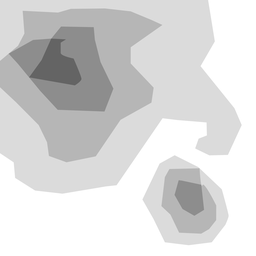
#> input picture docs/img/land.png, 256 x 256 px, shrunk from 1060 x 1060 before the run
$ python land.py
#> lines starting #> are read from the running program, lines starting #| are printed output that depends on the picture
### voxelmap/main.py
'''
VOXELMAP
A Python library for making voxel models from NumPy arrays.
Andrew Garcia, 2022 - beyond

'''
import numpy as np
import matplotlib.pyplot as plt
# This import registers the 3D projection, but is otherwise unused.
from mpl_toolkits.mplot3d import Axes3D  # noqa: F401 unused import
from matplotlib import cm
from matplotlib import colors
import matplotlib.image as mpimg

import pandas

import pyvista

import cv2
from scipy.spatial import ConvexHull
from voxelmap.annex import *

# from scipy.spatial import Delaunay

# [42 lines left out: functions SectorHull, binarize, not called in this run]


class Model:

    def __init__(self, array=[],file=''):
        '''Model structure. Calls `3-D` array to process into 3-D model.

        Parameters
        ----------
        array : np.array(int)
            array of the third-order populated with discrete, non-zero integers which may represent a voxel block type
        file : str
            file name and/or path for image file
        hashblocks : dict[int]{str, float }
            a dictionary for which the keys are the integer values on the discrete arrays (above) an the values are the color (str) for the specific key and the alpha for the voxel object (float)
        colormap : < matplotlib.cm object >
            colormap to use for voxel coloring if coloring kwarg in Model.draw method is not voxels. Default: cm.cool
        alphacm : float
            alpha transparency of voxels if colormap option is chosen. default: opaque colormap (alpha=1)

        -- FOR FILE PROCESSING --

        file : str
            file name a/or path for goxel txt file

        -- FOR XYZ COORDINATE ARRAY PROCESSING --

        XYZ : np.array(float )
            an array containing the x,y,z coordinates of shape `number_voxel-locations` x 3 [for each x y z]
        RGB : list[str]
            a list for the colors of every voxels in xyz array (length: `number_voxel-locations`)
        sparsity : float
            a factor to separate the relative distance between each voxel (default:10.0 [> 50.0 may have memory limitations])
        '''
#> called with file = '../docs/img/land.png'
        self.file = file
        self.array = mpimg.imread(self.file) if file != '' else array   # array of third-order (3-D)
#> self.array is the input picture: shape (256, 256, 4) float32; mean R, G, B, A 0.849, 0.849, 0.849, 1
        self.make_intensity() if file != '' else None

        self.hashblocks = {}        # start with empty voxel-color dictionary
        self.colormap = cm.cool     # default: cool colormap
        self.alphacm = 1            # default: opaque colormap (alpha=1)

        # self.file = 'placeholder.txt'
        self.objfile = 'scene.obj'
        self.XYZ = []
        self.RGB = []
        self.sparsity = 10.0


    # [23 lines left out: function resize_intensity, not called in this run]


    def make_intensity(self):
        '''Turn image into intensity matrix i.e. matrix with pixel intensities. Outputs self.array as mutable matrix to contain relative pixel intensities in int levels [for file if specified]
        '''
        # if self.array == []:
        #     self.array = mpimg.imread(self.file)       #load image

        'Use CCIR 601 luma to convert RGB image to rel. grayscale 2-D matrix (https://en.wikipedia.org/wiki/Luma_(video)) '
        color_weights = [0.299,0.587,0.114]
        intensity = np.sum([self.array[:,:,i]*color_weights[i] for i in range(3)],0)*100
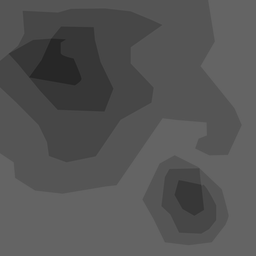
#> intensity: shape (256, 256) float32; min 37.25, max 100, mean 84.9

        # [5 lines of commented-out code are left out]

        self.array = intensity.astype('float')  # floor-divide
#> self.array: shape (256, 256) float64
#> `img.array = cv.blur(img.array,(100,100))`:
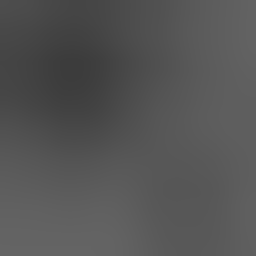
#> img.array: shape (256, 256) float64; min 60.33, max 100, mean 84.8


    # [155 lines left out: functions importdata, hashblocks_add, build, draw_mpl, not called in this run]

    def draw(self, coloring='none', geometry='voxels', scalars='', background_color='#cccccc',
            wireframe=False, wireframe_color='k', window_size=[1024, 768], len_voxel=1, show=True):
        '''Draws voxel model after building it with the provided `array` with PyVista library

        Parameters
        ----------
        coloring: string
            voxel coloring scheme
                * 'custom'                      --> colors voxel model based on the provided keys to its array integers, defined in the `hashblocks` variable from the `Model` class
                * 'custom: #8599A6'             -->  color all voxel types with the #8599A6 hex color (bluish dark gray) and an alpha transparency of 1.0 (default)
                * 'custom: red, alpha: 0.24'    --> color all voxel types red and with an alpha transparency of 0.24
                * 'cmap : {colormap name}' :        colors voxel model based on a colormap; assigns colors from the chosen colormap to the defined array integers
                * 'cmap : viridis'              --> colormap voxel assignment with the viridis colormap
                * 'cmap : hot', alpha: 0.56     --> voxel assignment with the hot colormap with an alpha transparency of 0.56
                * 'none'   --> no coloring
                * 'cool'      cool colormap
                * 'fire'      fire colormap
                * and so on...
        geometry: string
            voxel geometry. Choose voxels to have a box geometry with geometry='voxels' or spherical one with geometry='particles'
        scalars : list
            list of scalars for cmap coloring scheme
        background_color : string / hex
            background color of pyvista plot
        wireframe: bool
            Represent mesh as wireframe instead of solid polyhedron if True (default: False).
        wireframe_color: string / hex
            edges or wireframe colors
        window_size : (float,float)
            defines plot window dimensions. Defaults to [1024, 768], unless set differently in the relevant theme’s window_size property [pyvista.Plotter]
        len_voxel : float [for geometry='voxels' or 'particles'] / (float,float,float) [for geometry='voxels']
            The characteristic side length (or lengths) of the voxel. For 'voxels' geometry, the x,y,z side lengths may be set by defining them in a tuple i.e. len_voxel=(x_len,y_len,z_len); if the len_voxel is set to a singular value, it assumes all box side lengths are the same. For 'particles' geometry, len_voxel=radius (default=1)
        show : bool
            Display Pyvista 3-D render of drawn 3-D model if True (default: True)
        '''

        xx, yy, zz, voxid = matrix_toXY(self.array, 1).T

        centers = np.vstack((xx.ravel(), yy.ravel(), zz.ravel())).T

        pl = pyvista.Plotter(window_size=window_size)

        if background_color != "":
            pl.background_color = background_color

        # Custom Coloring Code Block
        if coloring[:6] == 'custom':
            color_details= coloring.split(':')
            self.custom_coloring(color_details)

        # Colormap Coloring Code Block
        if coloring[:4] == 'cmap':
            color_details= coloring.split(':')
            self.colormap_coloring(color_details)

        for i in range(len(centers)):
            voxel, smooth = self.prepare_mesh(centers[i], len_voxel, geometry)
            self.agglutinate_mesh(pl, voxel, smooth, voxid[i], wireframe, wireframe_color, scalars, coloring)

        if show:
            pl.isometric_view_interactive()
            pl.show(interactive=True)
        else:
            return pl

    # [95 lines left out: functions custom_coloring, colormap_coloring, prepare_mesh, agglutinate_mesh, not called in this run]

    def save(self, filename='scene.json'):
        '''Save sparse array + color assignments Model data as a dictionary of keys (DOK) JSON file

        Parameters
        ----------
        filename: string
            name of file (e.g. 'scene.json')
            Data types:
            .json -> voxel data represented as (DOK) JSON file
            .txt -> voxel data represented x,y,z,rgb matrix in .txt file (see Goxel .txt imports)
        '''
        if filename[-4:] == 'json':
            tojson(filename, self.array, self.hashblocks)
        elif filename[-4:] == '.obj':
            pl = self.draw(show=False)
            pl.export_obj(filename)
        else:
            toTXT(filename,self.array, self.hashblocks)

        return None

    # [30 lines left out: function load, not called in this run]


    def ImageMap(self,depth=5,out_file='scene.obj',plot = False):
        '''Map image or 2-D array (matrix) to 3-D array

        Parameters
        -----------
        depth : int
            depth in number of voxels (default = 5 voxels)
        out_file : str
            name and/or path for Wavefront .obj file output. This is the common format for OpenGL 3-D model files (default: model.obj)
        plot: bool / str
            plots a preliminary 3-D triangulated image if True with PyVista. For more plotting options, plot by calling MeshView separately.
        '''
#> called with depth = 5, out_file = 'scene.obj', plot = False
        matrix = self.array

        length, width = np.shape(matrix)
#> length = 256; width = 256

        low, high = np.min(matrix),np.max(matrix)
#> low = 60.33; high = 100
        intensities = np.linspace(low,high,depth).astype('int')
#> intensities = [60, 70, 80, 90, 100]

        model = np.zeros((depth,length,width))      # model (3D array)


        for j in range(length):
            for i in range(width):
                pixel_intensity = matrix[j,i]
                # k = findcrossover(intensities,0,depth-1, pixel_intensity)
                # model[k-1][j][ i ] = 1
                k = findclosest(intensities, pixel_intensity)
                model[k][j][ i ] = 1

        # voxelwrite(model, filename =out_file)
        self.array = model
        self.save(filename=out_file)
        self.objfile = out_file

        if plot:
            self.MeshView()

        return model

    # [138 lines left out: functions ImageMesh, MarchingMesh, MeshView, not called in this run]

### voxelmap/annex.py
import json
import numpy as np
import pickle

from skimage import measure
from scipy import ndimage
import pyvista

import pandas

# [15 lines left out: function findcrossover, not called in this run]


def findclosest(array, value):
    'adapted from: https://www.geeksforgeeks.org/python-find-closest-number-to-k-in-given-list/'
    idx = (np.abs(array - value)).argmin()
    return idx


# [24 lines left out: functions set_axes_radius, set_axes_equal, not called in this run]

def matrix_toXY(array,mult):
    """
    Converts a 2D numpy array into an XYv coordinate matrix where v is the corresponding element in every x-y coordinate.

    Parameters
    ----------
    array : np.array(int,int)
        The 2D numpy array to be converted to an XYv coordinate matrix.
    mult : int or float
        The multiplication factor to be applied to the elements in the matrix.
    """

    Z  = np.max(array)
    return np.array([ [*i,mult*array[tuple(i)]] for i in np.argwhere(array)])

# [89 lines left out: functions tensor_toXYZ, resize_array, random_kernel_convolve, roughen, not called in this run]


def load_array(filename):
    '''Loads a pickled numpy array with `filename` name'''
    return pickle.load( open(filename, "rb" ),encoding='latin1')

def save_array(array,filename):
    '''Saves an `array` array with `filename` name using the pickle module'''
    return pickle.dump(array,open(filename,'wb'))


# [325 lines left out: functions tojson, toTXT, load_from_json, writeobj_CH, writeobj_MC, MarchingMesh and 4 more, not called in this run]

### model_files/land.py
#land.py
import voxelmap as vxm
import numpy as np
import cv2 as cv

img = vxm.Model(file='../docs/img/land.png')           # incorporate fake land topography .png file
img.array = cv.blur(img.array,(100,100))    # blur the image for realiztic topography levels

# img.make()                                  # resized to 1.0x original size i.e. not resized (default)

array = img.ImageMap()
#> (the call stopped at in draw, `pl = pyvista.Plotter(window_size=window_size)`: pyvista is not available in this run)

print(array)
#> (printed output is left out)
# img.draw()

# img.ImageMesh('land.obj',  12, 14, 1, False, figsize=(10,10))

# img.MeshView( alpha=0.7,background_color='#3e404e',color='white',viewport=(700, 700))

$ run again, with docs/img/alpha_voxels.png copied over docs/img/land.png
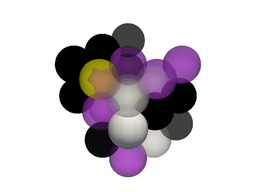
#> input picture docs/img/alpha_voxels.png, 256 x 192 px, shrunk from 1022 x 766 before the run
#> in __init__, self.array is the input picture: shape (192, 256, 4) float32; mean R, G, B, A 0.813, 0.786, 0.808, 1
#> in make_intensity, `intensity = np.sum([self.array[:,:,i]*color_weights[i] for i in range(..`:
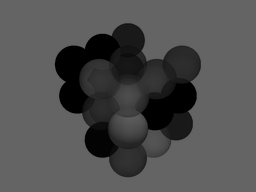
#> intensity: shape (192, 256) float32; min 0, max 100, mean 79.7
#> self.array: shape (192, 256) float64
#> `img.array = cv.blur(img.array,(100,100))`:
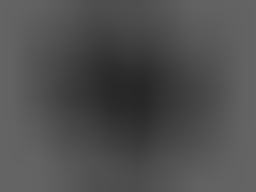
#> img.array: shape (192, 256) float64; min 39.12, max 100, mean 79.7
#> low = 39.12; high = 100
#> (printed output is left out)
